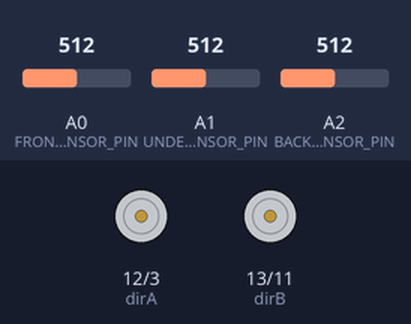
Recording of a sketch running on a simulated Arduino Uno, built with avr-gcc and run on an emulated ATmega328P. Parts: direction and speed pins drawn as motors (green arrow = direction pin HIGH = forward, orange = LOW = backward, longer = more drive). Inputs (shaded band) come from the test bench; at power-on: A1 (UNDERNEATH_SENSOR_PIN) = 512, A0 (FRONT_SENSOR_PIN) = 512, A2 (BACK_SENSOR_PIN) = 512.

Above: at 4.2 s.
4.3 s: A1 (UNDERNEATH_SENSOR_PIN) set to 318
5.8 s: A1 (UNDERNEATH_SENSOR_PIN) set to 283
At 6.5 s:
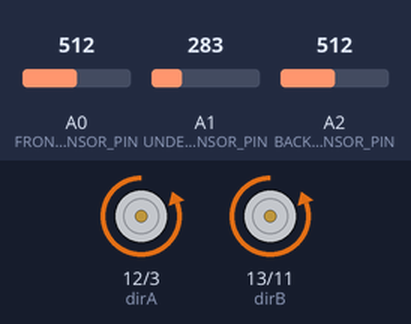
7.3 s: A0 (FRONT_SENSOR_PIN) set to 414
8.8 s: A0 (FRONT_SENSOR_PIN) set to 383
At 9.2 s:
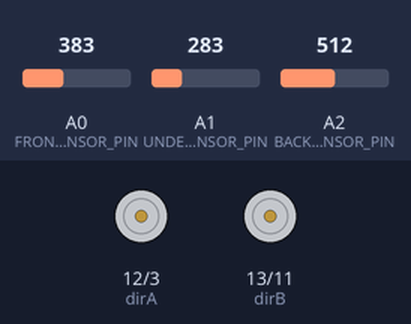
10.3 s: A0 (FRONT_SENSOR_PIN) set to 318
11.8 s: A0 (FRONT_SENSOR_PIN) set to 291
At 13.1 s:
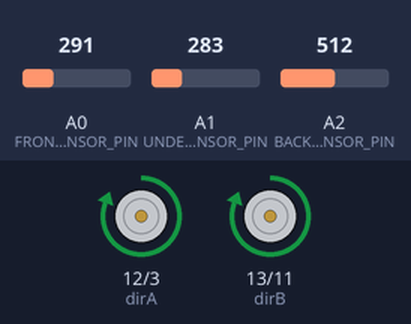
Timing chart, 0 to 14.3 s (numbered marks = the images above; inputs shaded):
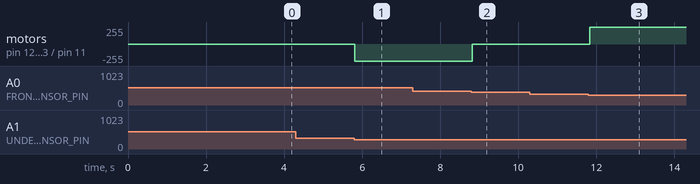

Measured:
- the behaviour switches between 300 and 299 on A1 (UNDERNEATH_SENSOR_PIN) (found by bisection; images 0 and 1)
- the behaviour switches between 401 and 400 on A0 (FRONT_SENSOR_PIN) (found by bisection; images 1 and 2)
- the behaviour switches between 301 and 300 on A0 (FRONT_SENSOR_PIN) (found by bisection; images 2 and 3)
- after the input at 4.3 s, every drawn part: stays the same
- after the input at 5.8 s, motor on pin 12 (dirA) / pin 3 (pwmA), motor on pin 13 (dirB) / pin 11 (pwmB): stopped → backward 255/255 at once
- after the input at 7.3 s, every drawn part: stays the same
- after the input at 8.8 s, motor on pin 12 (dirA) / pin 3 (pwmA), motor on pin 13 (dirB) / pin 11 (pwmB): backward 255/255 → stopped at once
- after the input at 10.3 s, every drawn part: stays the same
- after the input at 11.8 s, motor on pin 12 (dirA) / pin 3 (pwmA), motor on pin 13 (dirB) / pin 11 (pwmB): stopped → forward 255/255 at once

The sketch:

model.ino
```cpp
/* =============================================
* Motor Code
* http://whiley.org/2014/01/31/more-tracked-arduino-fun/
* ============================================= */
const int pwmA = 3;
const int pwmB = 11;
const int dirA = 12;
const int dirB = 13;
const int brakeA = 9;
const int brakeB = 8;

const int STOP = 0;
const int SLOW = 100;
const int MEDIUM = 200;
const int FAST = 255;

void setMotors(int left, int right) {
 analogWrite(pwmA, left);
 analogWrite(pwmB, right);
}

void setDirections(int left, int right) {
  digitalWrite(dirA,left);
  digitalWrite(dirB,right);
}

void brakesOff() {
 digitalWrite(brakeA,LOW);
 digitalWrite(brakeB,LOW);
}

/* ============================================= */
/* Sensor Code */
/* ============================================= */
const int FRONT_SENSOR_PIN = 0;
const int UNDERNEATH_SENSOR_PIN = 1;
const int BACK_SENSOR_PIN = 2;

const int VERY_CLOSE = 0;
const int CLOSE = 1;
const int FAR = 2;

int frontSensor() {
 int x = analogRead(FRONT_SENSOR_PIN);

 if(x > 400) {
  return VERY_CLOSE;
 } else if(x > 300) {
  return CLOSE;
 } else {
  return FAR;
 }
}

int backSensor() {
 int x = analogRead(BACK_SENSOR_PIN);

 if(x > 600) {
  return VERY_CLOSE;
 } else if(x > 400) {
  return CLOSE;
 } else {
  return FAR;
 }
}

int underneathSensor() {
 int x = analogRead(UNDERNEATH_SENSOR_PIN);

 if(x < 300) {
  return CLOSE;
 } else {
  return FAR;
 }
}

/* ============================================= */
/* Setup Code */
/* ============================================= */

void setup() {
 pinMode(pwmA, OUTPUT);  //Set control pins to be outputs
 pinMode(pwmB, OUTPUT);
 pinMode(dirA, OUTPUT);
 pinMode(dirB, OUTPUT);
 pinMode(FRONT_SENSOR_PIN, INPUT);
 pinMode(UNDERNEATH_SENSOR_PIN, INPUT);

 analogWrite(pwmA, STOP);
 analogWrite(pwmB, STOP);

 setDirections(HIGH,HIGH);
 brakesOff();

 delay(3000);
}

/* ============================================= */
/* Controller Code */
/* ============================================= */

void loop() {
  int front = frontSensor();
  int back = backSensor();
  int underneath = underneathSensor();

  if(underneath == CLOSE) {
    // Something underneath, continue.
    switch(front) {
      case VERY_CLOSE:
        if(back != VERY_CLOSE) {
          // Only continue going backwards if
          // there's nothing behind us.
          setDirections(LOW,LOW);
          setMotors(FAST,FAST);
        }
        break;
      case CLOSE:
        setDirections(HIGH,HIGH);
        setMotors(STOP,STOP);
        break;
      case FAR:
        setDirections(HIGH,HIGH);
        setMotors(FAST,FAST);
        break;
      }
  } else {
      // Nothing underneath, all ahead stop.
        setDirections(HIGH,HIGH);
        setMotors(STOP,STOP);
  }

  delay(100);
}
```
